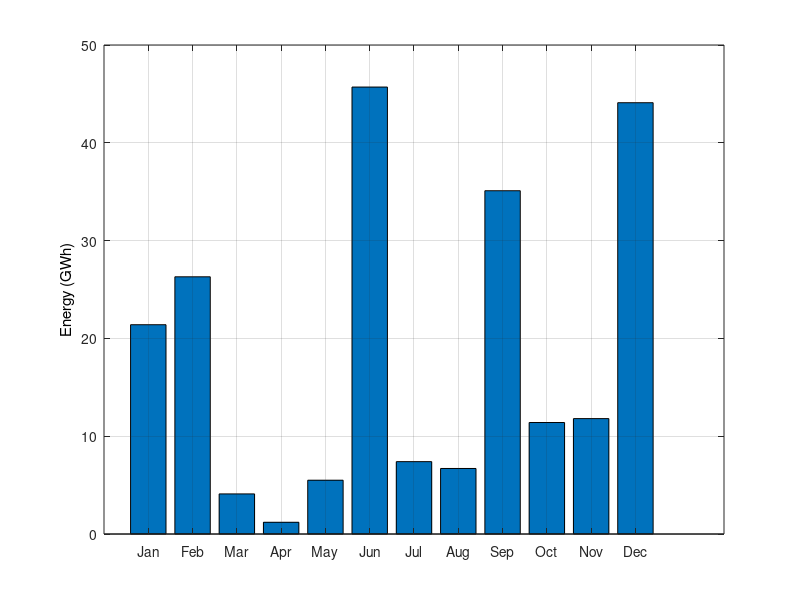

MATLAB code to generate this figure: (Note: this script raises an error after producing the figure.)
clear all
clc
ThermalEnergy=[21.4 26.3 4.1 1.2 5.5 45.7 7.4 6.7 35.1 2.2+9.2 11.8 44.1];
bar(ThermalEnergy)
grid
xticklabels({'Jan','Feb','Mar','Apr','May','Jun','Jul','Aug','Sep','Oct','Nov','Dec'})
ylabel('Energy (GWh)','Color','k')
ax = gca;
ax.FontSize = 12;
ax.FontName = 'Times';
set(gcf, 'Color', 'w');
folder = 'C:\Users\lucas\Documents\Imperial College\Project\Uruguayan Network\Images';
baseFileName =  sprintf("ThermalGeneration2017.pdf");
fullFileName = fullfile(folder, baseFileName);
export_fig(fullFileName);